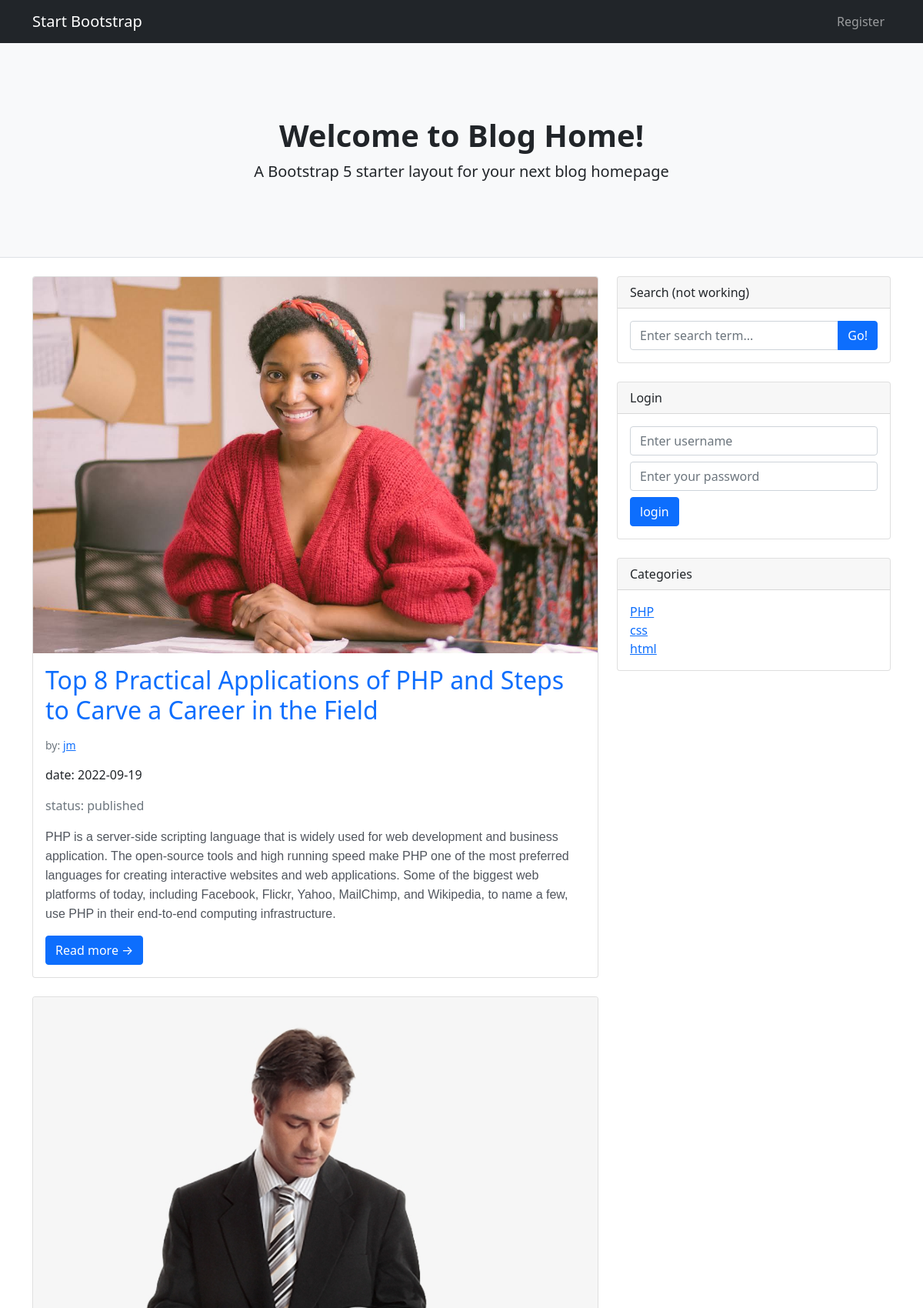
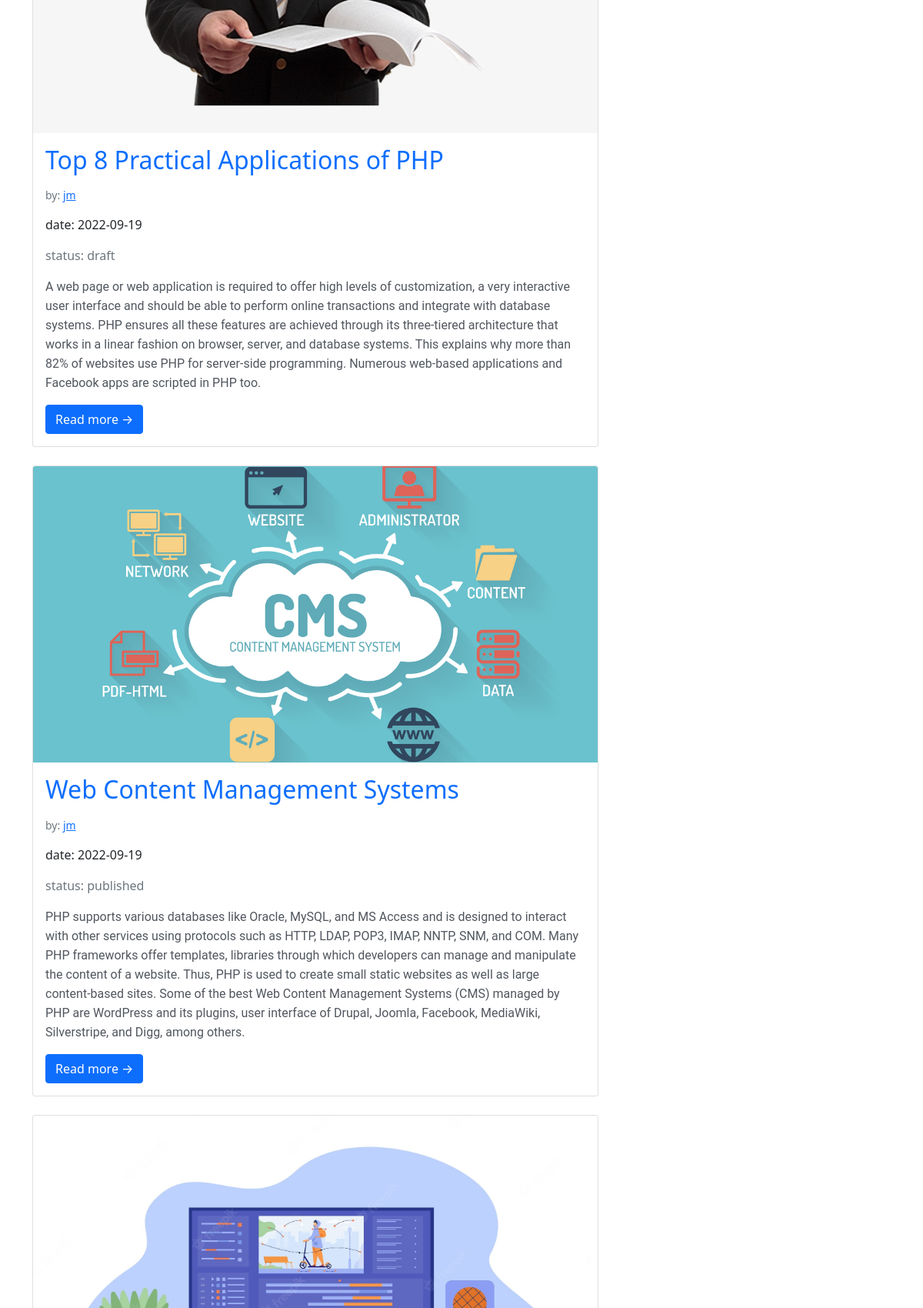
The app's page /category.php?category=1 (upper part) with its own data (2 pictures, top to bottom).
### tables this page shows
CREATE TABLE `posts` (
  `post_id` int(3) NOT NULL,
  `post_cat_id` int(3) NOT NULL,
  `post_title` varchar(255) NOT NULL,
  `post_author` varchar(255) DEFAULT NULL,
  `post_user` varchar(11) NOT NULL,
  `post_date` date NOT NULL,
  `post_image` text NOT NULL,
  `post_content` text NOT NULL,
  `post_tags` varchar(255) NOT NULL,
  `post_status` varchar(255) NOT NULL DEFAULT 'draft'
);

CREATE TABLE `categories` (
  `cat_id` int(3) NOT NULL,
  `cat_title` varchar(255) NOT NULL
);

### category.php (the view, shortened to what this page needs)
<?php include './inc/header.php';
include './inc/db.php' ?>
<?php include './inc/navbar.php' ?>
<header class="py-5 bg-light border-bottom mb-4">
    <div class="container">
        <div class="text-center my-5">
            <h1 class="fw-bolder">Welcome to Blog Home!</h1>
            <p class="lead mb-0">A Bootstrap 5 starter layout for your next blog homepage</p>
        </div>
    </div>
</header>
<div class="container">
    <div class="row">
        <div class="col-lg-8">
            <?php
            if (isset($_GET['category'])) {
                $post_category_id = $_GET['category'];
            }
            $query = "SELECT * FROM posts WHERE post_cat_id = $post_category_id";
            $stat = $conn->query($query);
            $result = $stat->fetchAll(PDO::FETCH_ASSOC);
            ?>
            <?php foreach ($result as $post) : ?>
                <?php
                $post_id = $post['post_id'];
                $post_title = $post['post_title'];
                $post_user = $post['post_user'];
                $post_date = $post['post_date'];
                $post_image = $post['post_image'];
                $post_content = $post['post_content'];
                $post_status = $post['post_status'];
                ?>
                <div class="card mb-4 bordered">
                    <a href="post.php?p_id=<?= $post_id ?>"><img class="card-img-top" src="./images/<?= $post_image ?>" alt="..." /></a>
                    <div class="card-body">
                        <a href="post.php?p_id=<?= $post_id ?>" class="card-title h2 mb-3 text-decoration-none"><?= $post_title ?></a>
                        <div class="small text-muted mb-3 mt-3">by: <a href="author_posts.php?author=<?= $post_user ?>&p_id=<?= $post_id ?>"><?= $post_user ?></a></div>
                        <p class="card-text">date: <?= $post_date ?></p>
                        <p class="card-text text-secondary">status: <?= $post_status ?></p>
                        <p href="#" class="card-text p d-block mb-3 text-decoration-none"><?= $post_content ?></p>
                        <a class="btn btn-primary" href="post.php?p_id=<?= $post_id ?>">Read more →</a>
                    </div>
                </div>
            <?php endforeach; ?>
        </div>
        <?php include './inc/sidebar.php' ?>
    </div>
</div>
</div>
<?php include './inc/footer.php' ?>

### inc/sidebar.php
<div class="col-lg-4">
    <div class="card mb-4">
        <div class="card-header">Search (not working)</div>
        <div class="card-body">
            <div class="input-group">
                <input class="form-control" type="text" placeholder="Enter search term..." aria-label="Enter search term..." aria-describedby="button-search" />
                <button class="btn btn-primary" id="button-search" type="button">Go!</button>
            </div>
        </div>
    </div>
    <div class="card mb-4">
        <form action="inc/login.php" method="post">
            <div class="card-header">Login</div>
            <?php if (isset($_SESSION['user_role'])) : ?>
                <div class="card-body">
                    <h4>Hello <?= $_SESSION['username'] ?></h4>
                    <a href="inc/logout.php" class="btn btn-primary">Logout</a>
                </div>
            <?php else : ?>
                <div class="card-body">
                    <div class="input-group">
                        <input class="form-control mb-2" type="text" placeholder="Enter username" name="username" />
                    </div>
                    <div class="input-group">
                        <input class="form-control mb-2" type="password" placeholder="Enter your password" name="password" />
                    </div>
                    <button class="btn btn-primary" name="login" type="submit">login</button>
                </div>
            <?php endif; ?>
        </form>
    </div>
    <div class="card mb-4">
        <div class="card-header">Categories</div>
        <div class="card-body">
            <div class="row">
                <div class="col-sm-6">
                    <ul class="list-unstyled mb-0">
                        <?php
                        $query = "SELECT * FROM categories";
                        $stat = $conn->query($query);
                        $result = $stat->fetchAll(PDO::FETCH_ASSOC);
                        ?>
                        <?php foreach ($result as $item) : ?>
                            <?php
                            $cat_id = $item['cat_id'];
                            $cat_title = $item['cat_title'];
                            ?>
                            <li><a href="category.php?category=<?= $cat_id ?>"><?= $cat_title ?></a></li>
                        <?php endforeach; ?>
                    </ul>
                </div>
            </div>
        </div>
    </div>

### records on screen
posts: post_image (picture), post_title "Top 8 Practical Applications of PHP and Steps to Carve a Career in the Field", post_user "jm", post_date "2022-09-19", post_status "published", post_content "PHP is a server-side scripting language that is widely used for web development and business application. The open-source tools and high running speed make PHP one of the most preferred languages for creating interactive websites and web applications. Some of the biggest web platforms of today, including Facebook, Flickr, Yahoo, MailChimp, and Wikipedia, to name a few, use PHP in their end-to-end computing infrastructure."
posts: post_image (picture), post_title "Top 8 Practical Applications of PHP", post_user "jm", post_date "2022-09-19", post_status "draft", post_content "A web page or web application is required to offer high levels of customization, a very interactive user interface and should be able to perform online transactions and integrate with database systems. PHP ensures all these features are achieved through its three-tiered architecture that works in a linear fashion on browser, server, and database systems. This explains why more than 82% of websites use PHP for server-side programming. Numerous web-based applications and Facebook apps are scripted in PHP too."
posts: post_image (picture), post_title "Web Content Management Systems", post_user "jm", post_date "2022-09-19", post_status "published", post_content "PHP supports various databases like Oracle, MySQL, and MS Access and is designed to interact with other services using protocols such as HTTP, LDAP, POP3, IMAP, NNTP, SNM, and COM. Many PHP frameworks offer templates, libraries through which developers can manage and manipulate the content of a website. Thus, PHP is used to create small static websites as well as large content-based sites. Some of the best Web Content Management Systems (CMS) managed by PHP are WordPress and its plugins, user interface of Drupal, Joomla, Facebook, MediaWiki, Silverstripe, and Digg, among others."
posts: post_image (picture)
categories: cat_title "PHP"
categories: cat_title "css"
categories: cat_title "html"
